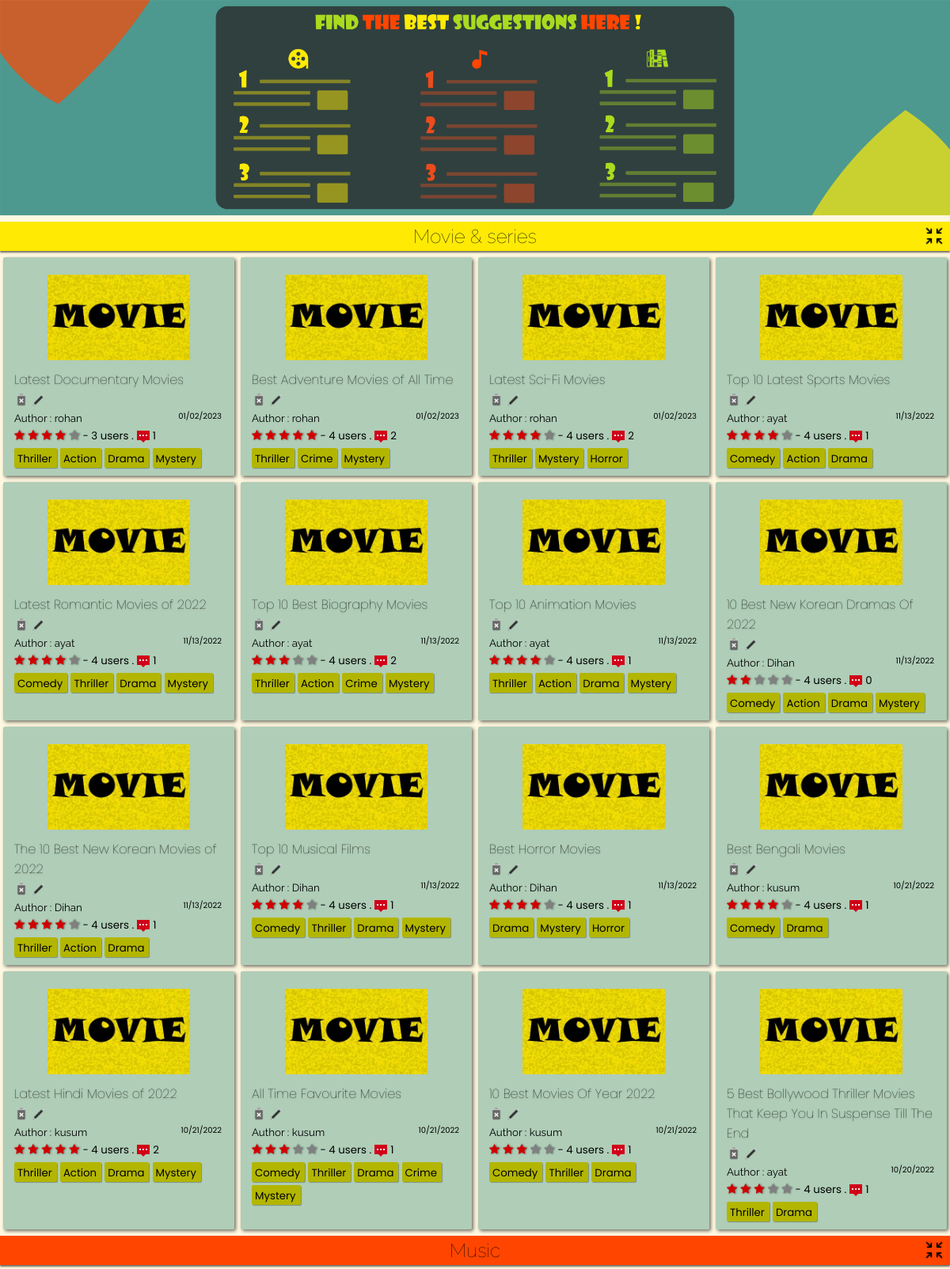
The page /home/all (upper part) on the database its author committed.
### app/models.py (models this page shows, shortened)
class List(models.Model):
    title = models.CharField(max_length=120)
    genre = models.ManyToManyField('Genre',blank=True)
    creator = models.ForeignKey(User,on_delete=models.SET_NULL,blank=True, null=True)
    posted = models.DateTimeField(auto_now_add=True)
    content = RichTextField(null=True,default=' ')
    type = models.CharField(max_length=10,default="Movie")
    spoiler_choices = [(False, 'No'),(True, 'Yes')]
    spoiler = models.BooleanField(default=False,null=True, choices = spoiler_choices)
    slug = models.SlugField(max_length= 300,null=True, blank = True, unique=True)
    def average_rating(self) -> float:
        return Starr.objects.filter(list=self).aggregate(Avg("rate"))["rate__avg"] or 0
    def count_rating(self):
        return Starr.objects.filter(list=self).count()
    def count_comments(self):
        return Review.objects.filter(List=self).count()

class Genre(models.Model):
    name = models.CharField(max_length=150)
    def __str__(self):
        return self.name

### app/views.py (the view)
# urls.py: path('all',views.all, name='all'),
def all(request):
    movie = List.objects.filter(posted__gte=timezone.now() - timedelta(days=5000)).all().order_by("-id")
    music = MusicList.objects.filter(posted__gte=timezone.now() - timedelta(days=5000)).all().order_by("-id")
    book = BookList.objects.filter(posted__gte=timezone.now() - timedelta(days=5000)).all().order_by("-id")
    allPosts = list(movie)
    p = Paginator(allPosts, 2)
    allPostsmusic = list(music)
    allPostsbook = list(book)
    if request.user.is_authenticated:
        madefmovies = List.objects.filter(genre__id__in= request.user.profile.fav_movie_genre.all().values_list("id", flat=True))
        madefmusic = MusicList.objects.filter(genre__id__in= request.user.profile.fav_music_genre.all().values_list("id", flat=True))
        madefbooks = BookList.objects.filter(genre__id__in= request.user.profile.fav_Book_genre.all().values_list("id", flat=True))
        params = {'allPosts' : allPosts, 'allPostsmusic' : allPostsmusic, 'allPostsbook' : allPostsbook, 'madefmovies' : madefmovies, 'madefmusic' : madefmusic, 'madefbooks' : madefbooks}
    else:
        madefmovies = "nono"
        madefmusic = "nono"
        madefbooks = "nono"
        params = {'allPosts' : allPosts, 'allPostsmusic' : allPostsmusic, 'allPostsbook' : allPostsbook}
    return render(request, 'app/all.html', params)

### app/models.py (called while the page is built)
    def average_rating(self) -> float:
        return MusicStarr.objects.filter(list=self).aggregate(Avg("rate"))["rate__avg"] or 0

    def count_rating(self):
        return MusicStarr.objects.filter(list=self).count()

    def count_comments(self):
        return MusicReview.objects.filter(MusicList=self).count()

    def __str__(self):
        return self.name

    def average_rating(self) -> float:
        return BookStarr.objects.filter(list=self).aggregate(Avg("rate"))["rate__avg"] or 0

    def count_rating(self):
        return BookStarr.objects.filter(list=self).count()

    def count_comments(self):
        return BookReview.objects.filter(BookList=self).count()

    def __str__(self):
        return self.name

### templates/app/all.html (shortened to what this page needs)
{% extends "index.html" %}
{% load static %}
{% block content %}
<div class = "poster"><img src="{% static 'app/images/poster_light.jpg' %}" alt="" id="poster"></div>
<section>
  <div class="headline headline-top" id="headlline-top"><div class="head-cont-all" ><h1 class="headline-all">Movie & series</h1></div><span class="minimize" id="topmini"><img src="{% static 'app/images/minimize.png' %}" id="miniimg" alt=""></span></div>
  <div class="contain-sec movie-contain main-sec" id="contain-sec">
    {% for lola in allPosts %}
    <div class="elements">
      <div class="thumb">
        <img src="{% static 'app/images/movie-poster.jpg' %}" width="100px" />
      </div>
      <div class="Title">
        <a href="{% url 'app:list_detail' lola.slug %}"><h4 class="tit" id="tit">{{lola.title}}</h4></a>
        {% if user.id == lola.creator.id %}
        <a href="{% url 'app:delete_movie' lola.slug %}"><img src ="{% static 'app/images/delete.png' %}"></a>
        <a href="{% url 'app:update_list' lola.slug %}"><img src ="{% static 'app/images/edit.png' %}"></a>
        {% else %}
        <img src ="{% static 'app/images/delete-dis.png' %}">
        <img src ="{% static 'app/images/edit-dis.png' %}">
        {% endif %}
      </div>
      <div class="Author">
        <small>Author : {{lola.creator.username}}<span>{{lola.posted|date:"SHORT_DATE_FORMAT"}}</span></small>
      </div>
      <div class="rating">
        <span class="star-headline">
          <span class="fa fa-star {% if lola.average_rating > 0 %} checked {% endif %}"></span>
          <span class="fa fa-star {% if lola.average_rating > 1 %} checked {% endif %}"></span>
          <span class="fa fa-star {% if lola.average_rating > 2 %} checked {% endif %}"></span>
          <span class="fa fa-star {% if lola.average_rating > 3 %} checked {% endif %}" ></span>
          <span class="fa fa-star {% if lola.average_rating > 4 %} checked {% endif %}"></span>
        </span>
        <small> - {{lola.count_rating}} users .<img class="comments_count" src="{% static 'app/images/comments.png' %}">{{lola.count_comments}}</small>
      </div>
        {% for tag in lola.genre.all %}
        <div class="Genre">
          <a href="{% url 'app:film' query=tag %}">
            <small>{{ tag }}</small>
          </a>
        </div>
          {% empty %}
          No tags!
        {% endfor %}
    </div>
    {% endfor %}
  </div>
  <div class="headline headline-middle" id="headline-middle"><div class="head-cont-all" ><h1 class="headline-all">Music</h1></div><span class="minimize" id="centmini"><img src="{% static 'app/images/minimize.png' %}" id="miniimg2" alt=""></span></div>
</section>
{% endblock content %}

### static/app/css/desk.css (style rules this page uses)
:root { --rd: #D10000; --white: rgb(233, 233, 233); --rd2: #9DAAF2; --dark: #1d1d1d; --teal: rgb(0, 109, 94); }
* { -webkit-tap-highlight-color: transparent; margin: 0; padding: 0; box-sizing: border-box; }
body { -webkit-tap-highlight-color: transparent; background-color: #fff5d1ab; text-decoration: none; height: 100vh; display: flex; flex-direction: column; font-family: 'Raleway', sans-serif; }
.poster { position: relative; padding-top: 0px; width: max-content; max-width: 100%; }
.poster img { width: 100vw; max-width: 100%; }
.Title img { height: 18px!important; }
.Genre small { padding: 0 0; margin-right: 2px; }
.fa { color: grey; filter: drop-shadow(1px 0px 1px rgba(0, 0, 0, 0.493)); }
.movie-contain { margin-bottom: 0px; padding-top: 0px; }
.headline { display: flex; justify-content: center; background-color: red; padding: 4px 4px; margin: 4px 0px; text-align: center; height: max-content!important; font-weight: lighter; box-shadow: 0px 2px 2px #00000090; }
.minimize img { height: 28px; position: absolute; right: 6px; cursor: pointer; }
.headline-top { background-color: #FFEA04; }
.headline-middle { background-color: #FF4500; }
.headline-all { color: white; font-weight: 100; }
.headline-top h1 { color: black; }
.headline-middle h1 { color: black; }
.main-sec { display: grid; }
.star-headline .checked { color: #D10000; }
.star-headline span { font-size: 14px; }
.comments_count { height: 16px; margin-bottom: -4px; margin-left: 4px; margin-right: 4px; }

### staticfiles/app/css/content_css.css (style rules this page uses)
section { position: relative; z-index: 0; }
.contain-sec { padding-top: 0px; display: grid; width: 100%; color: black; grid-template-rows: repeat(auto-fit, minmax(100px, 1fr)); grid-template-columns: repeat(auto-fit, minmax(250px, 1fr)); position: relative; margin-bottom: 100px; }
.elements { padding: 10px 14px; width: auto; cursor: pointer; background-color: rgba(0, 109, 94, 0.315); margin: 4px; border-radius: 2px; position: relative; box-shadow: 2px 2px 4px #00000090; transition: all 250ms ease-in-out; }
.thumb { display: grid; justify-content: center; }
.thumb img { height: 108px; width: auto; border-radius: 2px; margin: 12px; }
.tit { font-family: Poppins; font-size: 1em; font-weight: lighter; transition: all 250ms ease-in-out; margin-bottom: 4px; text-shadow: 0px 1px 2px #0000005b; }
.Author span { position: absolute; margin-right: 16px; right: 0; cursor: pointer; font-size: 10px; font-family: 'Poppins', sans-serif; }
.rating { font-family: 'Poppins', sans-serif; }
.Genre { margin: 0px 0px; margin-top: 4px; padding: 0px 4px; border-radius: 2px; background-color: rgb(179, 182, 0); color: rgb(0, 0, 0); width: max-content; cursor: pointer; display: inline-block; box-shadow: 1px 1px 1px #0000004b; font-family: 'Poppins', sans-serif; transition: all 350ms ease-in-out; }

### templates/app/all.html (style rules this page uses)
.movie-contain { margin-bottom: 0px; padding-top: 0px; }
.headline { display: flex; justify-content: center; background-color: red; padding: 4px 4px; margin: 4px 0px; text-align: center; height: max-content!important; font-weight: lighter; box-shadow: 0px 2px 2px #00000090; }
.minimize img { height: 28px; position: absolute; right: 6px; cursor: pointer; }
.headline-top { background-color: #FFEA04; }
.headline-middle { background-color: #FF4500; }
.headline-all { color: white; font-weight: 100; }
.headline-top h1 { color: black; }
.headline-middle h1 { color: black; }
.main-sec { display: grid; }
.Title img { height: 14px; }

### rows shown on the page
List: title "Latest Documentary Movies", creator.username "rohan", posted "01/02/2023", count_rating "3", count_comments "1"
Genre: name "Thriller"
Genre: name "Action"
Genre: name "Drama"
Genre: name "Mystery"
List: title "Best Adventure Movies of All Time", creator.username "rohan", posted "01/02/2023", count_rating "4", count_comments "2"
Genre: name "Crime"
List: title "Latest Sci-Fi Movies", creator.username "rohan", posted "01/02/2023", count_rating "4", count_comments "2"
Genre: name "Horror"
List: title "Top 10 Latest Sports Movies", creator.username "ayat", posted "11/13/2022", count_rating "4", count_comments "1"
Genre: name "Comedy"
List: title "Latest Romantic Movies of 2022", creator.username "ayat", posted "11/13/2022", count_rating "4", count_comments "1"
List: title "Top 10 Best Biography Movies", creator.username "ayat", posted "11/13/2022", count_rating "4", count_comments "2"
List: title "Top 10 Animation Movies", creator.username "ayat", posted "11/13/2022", count_rating "4", count_comments "1"
List: title "10 Best New Korean Dramas Of 2022", creator.username "Dihan", posted "11/13/2022", count_rating "4", count_comments "0"
List: title "The 10 Best New Korean Movies of 2022", creator.username "Dihan", posted "11/13/2022", count_rating "4", count_comments "1"
List: title "Top 10 Musical Films", creator.username "Dihan", posted "11/13/2022", count_rating "4", count_comments "1"
List: title "Best Horror Movies", creator.username "Dihan", posted "11/13/2022", count_rating "4", count_comments "1"
List: title "Best Bengali Movies", creator.username "kusum", posted "10/21/2022", count_rating "4", count_comments "1"
List: title "Latest Hindi Movies of 2022", creator.username "kusum", posted "10/21/2022", count_rating "4", count_comments "2"
List: title "All Time Favourite Movies", creator.username "kusum", posted "10/21/2022", count_rating "4", count_comments "1"
List: title "10 Best Movies Of Year 2022", creator.username "kusum", posted "10/21/2022", count_rating "4", count_comments "1"
List: title "5 Best Bollywood Thriller Movies That Keep You In Suspense Till The End", creator.username "ayat", posted "10/20/2022", count_rating "4", count_comments "1"
